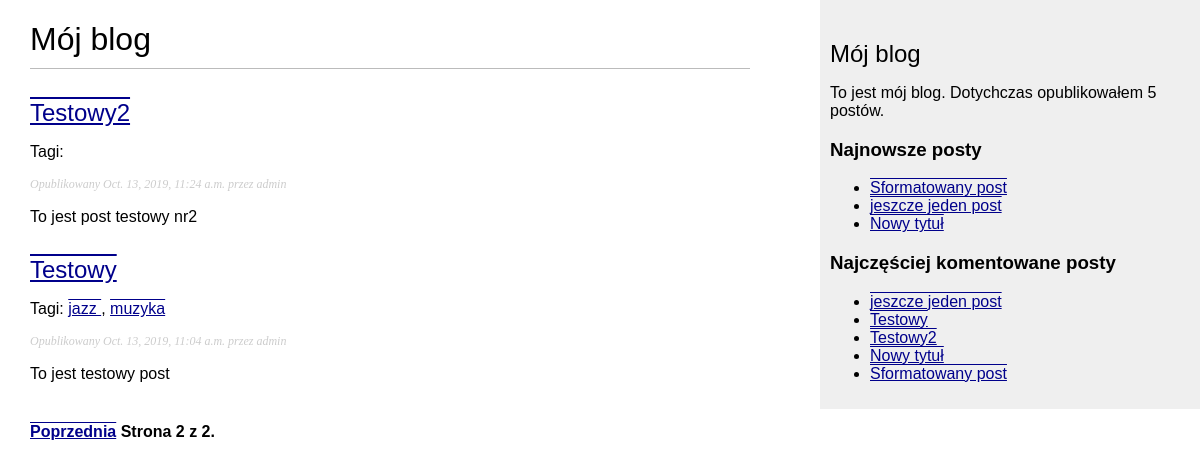
The page /my_blog/?page=2 on the database its author committed.
### my_blog/models.py (models this page shows, shortened)
class Post(models.Model):
    STATUS_CHOICES=(
        ('draft', 'Draft'),
        ('published', 'Published'),
    )
    title = models.CharField(max_length=250)
    slug = models.SlugField(max_length=250,
                            unique_for_date='publish')
    author = models.ForeignKey(User,
                               on_delete=models.CASCADE,
                               related_name='blog_posts')
    body = models.TextField()
    publish = models.DateTimeField(default=timezone.now)
    created = models.DateTimeField(auto_now=True)
    updated = models.DateTimeField(auto_now=True)
    status = models.CharField(max_length=10,
                              choices=STATUS_CHOICES,
                              default='draft')
    objects = models.Manager()
    published = PublishedManager()
    tags = TaggableManager()
    class Meta:
        ordering = ('-publish',)
    def get_absolute_url(self):
        return reverse('my_blog:post_detail',
                       args=[self.publish.year,
                             self.publish.strftime('%m'),
                             self.publish.strftime('%d'),
                             self.slug])

### my_blog/views.py (the view)
# urls.py: path('', views.post_list, name='post_list'),
def post_list(request, tag_slug=None):
    object_list = Post.published.all()
    tag = None
    if tag_slug:
        tag = get_object_or_404(Tag, slug=tag_slug)
        object_list = object_list.filter(tags__in=[tag])
    paginator = Paginator(object_list,3)
    page = request.GET.get('page')
    try:
        posts = paginator.page(page)
    except PageNotAnInteger:
        posts = paginator.page(1)
    except EmptyPage:
        posts = paginator.page(paginator.num_pages)
    return render(request,
                  'my_blog/post/list.html',
                  {'page': page,
                      'posts': posts,
                   'tag': tag})

### my_blog/models.py (called while the page is built)
    def get_queryset(self):
        return super(PublishedManager, self).get_queryset().filter(status='published')

### my_blog/templatetags/blog_tags.py (called while the page is built)
@register.simple_tag
def total_posts():
    return Post.published.count()

@register.inclusion_tag('my_blog/post/latest_posts.html')
def show_latest_posts(count=5):
    latest_posts = Post.published.order_by('-publish')[:count]
    return {'latest_posts': latest_posts}

@register.simple_tag
def get_most_commented_posts(count=5):
    return Post.published.annotate(total_comments=Count('comments')).order_by('-total_comments')[:count]

@register.filter(name='markdown')
def markdown_format(text):
    return mark_safe(markdown.markdown(text))

### my_blog/templates/my_blog/post/list.html (shortened to what this page needs)
{% extends "my_blog/base.html" %}
{%  load blog_tags %}
{% block content %}
    <h1>Mój blog</h1>
    {% for post in posts %}
        <h2><a href="{{ post.get_absolute_url }}">
        {{ post.title }}
            </a>
        </h2>
        <p class="tags">Tagi: {% for tag in post.tags.all %}
            <a href="{% url "my_blog:post_list_by_tag" tag.slug %}">
            {{ tag.name }}
            </a>
            {% if not forloop.last %},{% endif %}
            {% endfor %}
        </p>
        <p class="date">
            Opublikowany {{ post.publish }} przez {{ post.author }}
        </p>
        {{ post.body|markdown|truncatewords_html:30  }}
    {%  endfor %}
    {% include "my_blog/pagination.html" with page=posts%}
{%  endblock %}

### my_blog/templates/my_blog/base.html (shortened to what this page needs)
{% load blog_tags %}
{% load static %}
<!DOCTYPE html>
<html>
<head>
    <link href="{% static "css/blog.css" %}" rel="stylesheet">
</head>
<body>
<div id="content">
    {% block content %}
    {% endblock %}
</div>
<div id="sidebar">
    <h2>Mój blog</h2>
    <p>To jest mój blog. Dotychczas opublikowałem {% total_posts %} postów.</p>
    <h3>Najnowsze posty</h3>
    {% show_latest_posts 3 %}
    <h3>Najczęściej komentowane posty</h3>
    {% get_most_commented_posts as most_commented_posts %}
    <ul>
        {% for post in most_commented_posts %}
        <li>
            <a href="{{ post.get_absolute_url }}">{{ post.title }}</a>
        </li>
        {% endfor %}
    </ul>
</div>
</body>
</html>

### my_blog/templates/my_blog/post/latest_posts.html
<ul>
    {% for post in latest_posts %}
    <li>
        <a href="{{ post.get_absolute_url }}">{{ post.title }}</a>
    </li>
    {%  endfor %}
</ul>

### my_blog/static/css/blog.css (style rules this page uses)
body { margin:0; padding:0; font-family:helvetica, sans-serif; }
a { color:darkblue; text-decoration:overline underline; }
h1 { font-weight:normal; border-bottom:1px solid #bbb; padding:0 0 10px 0; }
h2 { font-weight:normal; margin:30px 0 0; }
#content { float:left; width:60%; padding:0 0 0 30px; }
#sidebar { float:right; width:30%; padding:10px; background:#efefef; height:100%; }
p.date { color:#ccc; font-family: georgia, serif; font-size: 12px; font-style: italic; }

### rows shown on the page
Post: title "Testowy2", publish "Oct. 13, 2019, 11:24 a.m.", author "admin", body "To jest post testowy nr2"
Post: title "Testowy", publish "Oct. 13, 2019, 11:04 a.m.", author "admin", body "To jest testowy post"
Tag: name "jazz"
Tag: name "muzyka"
Post: title "Sformatowany post"
Post: title "jeszcze jeden post"
Post: title "Nowy tytuł"

### other values the page prints
{{ page.number }} "2"
{{ page.paginator.num_pages }} "2"
